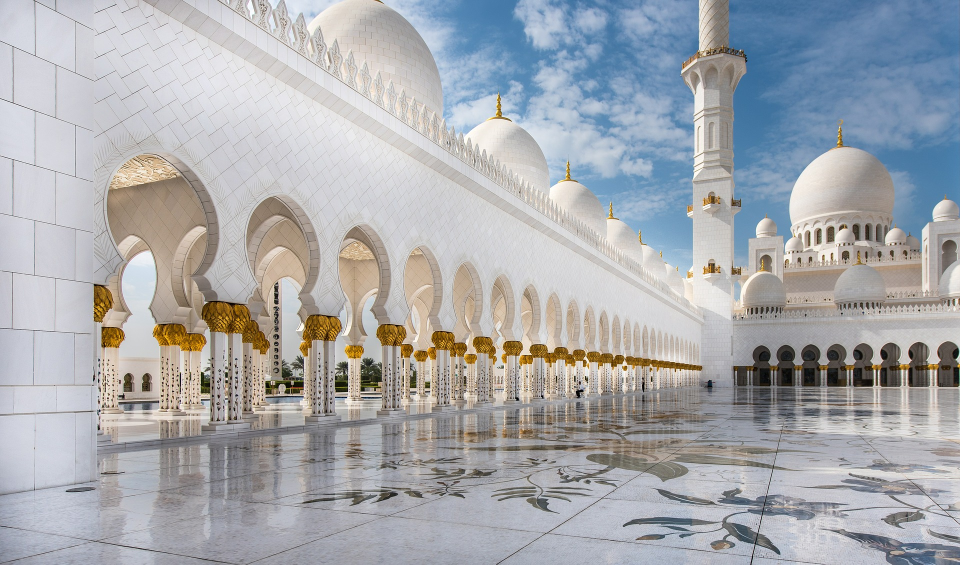
#> input picture Photos/mosque_day.jpg, 1920 x 1129 px (shown at 1/2 size)
$ python read_image.py
#> lines starting #> are read from the running program, lines starting #| are printed output that depends on the picture
#> further down, img is the input picture: shape (1129, 1920, 3); mean B, G, R 173.9, 169.9, 167.6
### helper.py
import cv2 as cv
import numpy as np

def rescaleFrame(frame, scale = 0.75):
#> called with scale = 0.5
    height = int(frame.shape[0] * scale)
#> height = 564
    width = int(frame.shape[1] * scale)
#> width = 960
    dimensions = (width, height)
#> dimensions = (960, 564)
    return cv.resize(frame, dimensions, interpolation = cv.INTER_AREA)
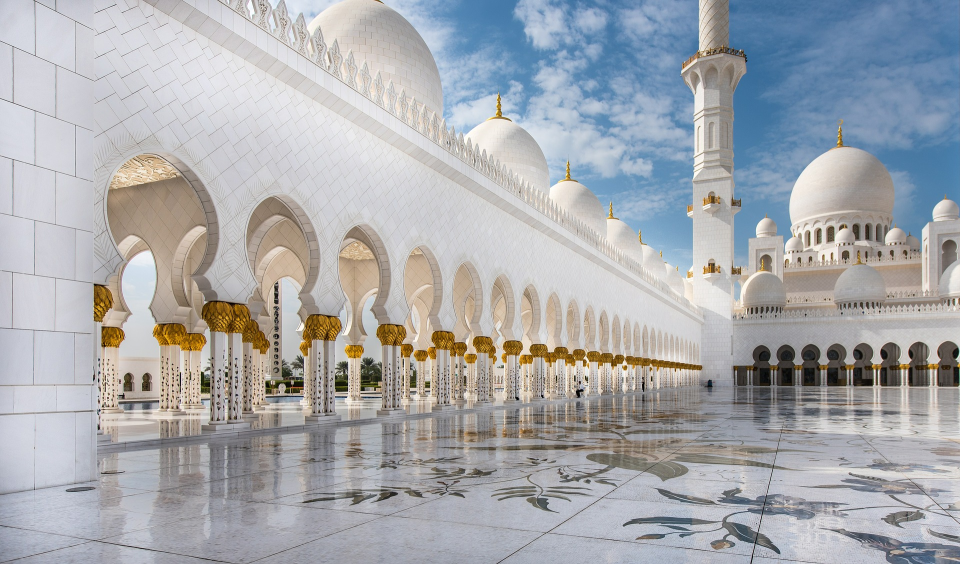
#> returned value: shape (564, 960, 3); mean of channels 0, 1, 2 173.9, 169.9, 167.6; drawn as B, G, R

# [15 lines left out: functions translate, rotate, not called in this run]

### read_image.py
import cv2 as cv
import helper
from helper import *

img = cv.imread('Photos/mosque_day.jpg') # returns a matrix

cv.imshow('Mosque', img) # takes window name and matrix as input
cv.imshow('Mosque_Rescaled', rescaleFrame(img, 0.5))
cv.waitKey(0) # Waiting for a key press, 0 means it will wait infinitely. Returns the ASCII value of pressed key.
